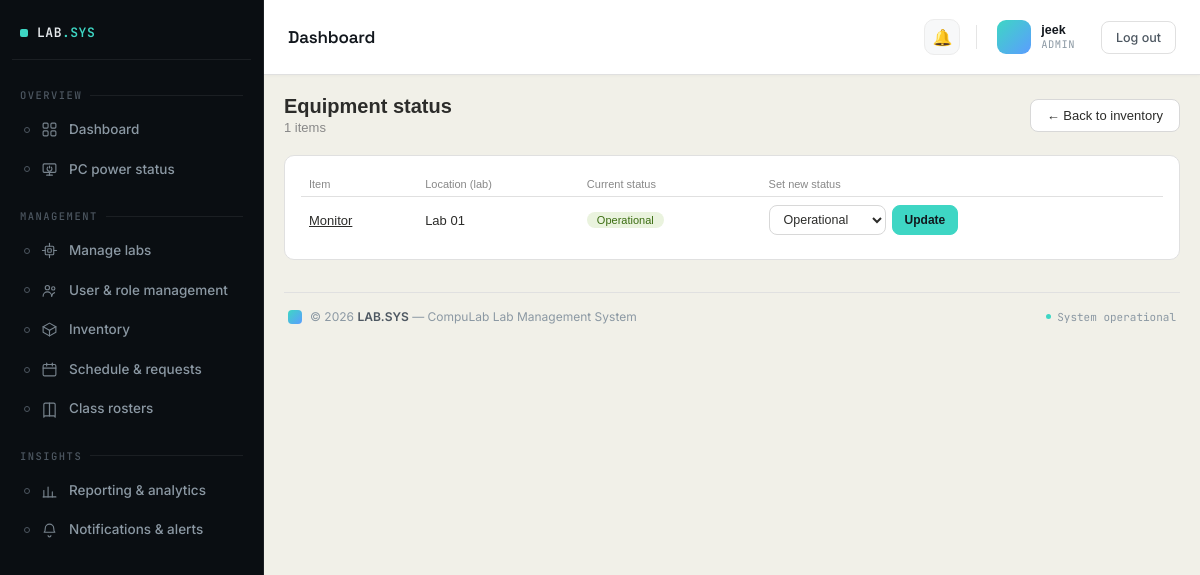
The page /labs/inventory/status/ (signed in) on the database its author committed.
### accounts/models.py (models this page shows, shortened)
class User(AbstractUser):
    ROLE_CHOICES = [
        ('admin', 'Admin'),
        ('incharge', 'Lab In-charge'),
        ('instructor', 'Instructor'),
        ('student', 'Student'),
    ]
    role = models.CharField(max_length=20, choices=ROLE_CHOICES, default='instructor')
    id_number = models.CharField(
        max_length=50, blank=True, default='',
        help_text='Student/Instructor ID — used to match this account to reservation requests and lab PC check-ins. Separate from the login username.'
    )
    assigned_lab = models.ForeignKey(
        'labs.Lab',
        null=True,
        blank=True,
        on_delete=models.SET_NULL,
        related_name='assigned_users'
    )
    email_notifications_enabled = models.BooleanField(default=True)

### labs/models.py (models this page shows, shortened)
class InventoryItem(models.Model):
    CONDITION = [
        ('good', 'Good'),
        ('fair', 'Fair'),
        ('needs_check', 'Needs Check'),
        ('faulty', 'Faulty'),
    ]
    STATUS = [
        ('operational', 'Operational'),
        ('under_repair', 'Under Repair'),
        ('retired', 'Retired'),
    ]
    name = models.CharField(max_length=200)
    category = models.CharField(max_length=100)
    quantity = models.PositiveIntegerField()
    condition = models.CharField(max_length=20, choices=CONDITION)
    status = models.CharField(max_length=20, choices=STATUS, default='operational')
    lab = models.ForeignKey(Lab, on_delete=models.CASCADE)
    last_checked = models.DateField(null=True, blank=True)

class Lab(models.Model):
    name = models.CharField(max_length=100)
    location = models.CharField(max_length=200, blank=True)
    opening_time = models.TimeField(
        default='07:00',
        help_text='Daily opening time, used as the capacity basis for utilization % in reports.'
    )
    closing_time = models.TimeField(
        default='21:00',
        help_text='Daily closing time, used as the capacity basis for utilization % in reports.'
    )

### labs/views.py (the view)
# urls.py: path('inventory/status/', views.InventoryStatusListView.as_view(), name='inventory_status_list'),
class InventoryStatusListView(RoleRequiredMixin, ListView):
    allowed_roles = ['admin', 'incharge']
    template_name = 'labs/inventory_status_list.html'
    context_object_name = 'items'
    def get_queryset(self):
        return InventoryItem.objects.select_related('lab').order_by('lab__name', 'name')

### accounts/context_processors.py (called while the page is built)
def sidebar_counts(request):
    if not request.user.is_authenticated:
        return {}
    return {
        'unread_notifications_count': Notification.objects.filter(
            user=request.user, read=False
        ).count(),
        'open_issues_count': Issue.objects.filter(status='open').count()
        if request.user.role in ['admin', 'incharge'] else 0,
    }

### accounts/mixins.py (called while the page is built)
    def dispatch(self, request, *args, **kwargs):
        if not request.user.is_authenticated:
            return self.handle_no_permission()
        if self.allowed_roles and request.user.role not in self.allowed_roles:
            raise PermissionDenied
        return super().dispatch(request, *args, **kwargs)

### compulab/templates/labs/inventory_status_list.html (shortened to what this page needs)
{% extends "base.html" %}
{% block content %}
<div class="page-header">
  <div>
    <h1>Equipment status</h1>
    <div class="sub">{{ items|length }} items</div>
  </div>
  <a href="{% url 'inventory' %}" class="action-btn">← Back to inventory</a>
</div>
<div class="card">
  <table class="table">
    <thead>
      <tr><th>Item</th><th>Location (lab)</th><th>Current status</th>{% if request.user.role == 'admin' or request.user.role == 'incharge' %}<th>Set new status</th>{% endif %}</tr>
    </thead>
    <tbody>
      {% for item in items %}
        <tr>
          <td><a href="{% url 'inventory_detail' item.pk %}">{{ item.name }}</a></td>
          <td>{{ item.lab.name }}</td>
          <td><span class="status-pill pill-{{ item.status }}">{{ item.get_status_display }}</span></td>
          {% if request.user.role == 'admin' or request.user.role == 'incharge' %}
            <td style="white-space:nowrap">
              <form method="post" action="{% url 'inventory_status_update' item.pk %}" style="display:flex; gap:6px;">
                <select name="status" class="form-control" style="width:auto; padding:6px 10px; font-size:12.5px;">
                  <option value="operational" {% if item.status == 'operational' %}selected{% endif %}>Operational</option>
                </select>
                <button type="submit" class="action-btn small primary">Update</button>
              </form>
            </td>
          {% endif %}
        </tr>
      {% empty %}
        <tr><td colspan="4"><p class="empty">No equipment recorded.</p></td></tr>
      {% endfor %}
    </tbody>
  </table>
</div>
{% endblock %}

### compulab/templates/dashboard/navbar.html (shortened to what this page needs)
<div class="topbar">
  <div class="topbar-title">{{ page_title|default:"Dashboard" }}</div>
  <div class="topbar-right">
    <div class="topbar-notif">
      <a href="{% url 'notifications' %}" title="Notifications">
        🔔
      </a>
    </div>
    <div class="topbar-user">
      <div class="avatar">
      </div>
      <div class="user-meta">
        <span class="user-name">{{ request.user.get_full_name|default:request.user.username }}</span>
        <span class="user-role">{{ request.user.role|default:"Admin" }}</span>
      </div>
    </div>
    <form method="post" action="{% url 'logout' %}" style="display:inline;">
      <button type="submit" class="btn">Log out</button>
    </form>
  </div>
</div>

### compulab/templates/base.html (style rules this page uses)
* { box-sizing: border-box; margin: 0; padding: 0; }
html, body { height: 100%; }
body { font-family: sans-serif; background: #f1f0e8; color: #2c2c2a; }
:root { --topbar-accent: #3ed6c4; --topbar-accent-tint: rgba(62,214,196,0.12); --topbar-ink-1: #12171d; --topbar-text-1: #4d5761; --topbar-text-2: #8b98a3; }
.card { background: white; border: 1px solid #e0e0e0; border-radius: 10px; padding: 16px; margin-bottom: 14px; }
.table { width: 100%; border-collapse: collapse; font-size: 13px; }
.table th { text-align: left; padding: 6px 8px; color: #888; font-weight: 500; border-bottom: 1px solid #e0e0e0; font-size: 11px; }
.table td { padding: 8px; border-bottom: 1px solid #f0f0f0; }
.table tr:last-child td { border-bottom: none; }
a { color: inherit; }
.page-header { display: flex; align-items: center; justify-content: space-between; margin-bottom: 20px; flex-wrap: wrap; gap: 12px; }
.page-header h1 { font-size: 20px; font-weight: 600; }
.page-header .sub { font-size: 13px; color: #888; margin-top: 2px; }
.action-btn { display: inline-flex; align-items: center; gap: 6px; padding: 8px 16px; border-radius: 8px; border: 1px solid #d8d8d8; background: #fff; color: #2c2c2a; font-size: 13px; font-weight: 500; text-decoration: none; cursor: pointer; }
.action-btn.primary { background: var(--topbar-accent); border-color: var(--topbar-accent); color: var(--topbar-ink-1); font-weight: 600; }
.action-btn.small { padding: 5px 12px; font-size: 12px; }
.status-pill { display: inline-block; padding: 2px 10px; border-radius: 10px; font-size: 11px; font-weight: 500; text-transform: capitalize; }
.pill-resolved, .pill-approved, .pill-online, .pill-good, .pill-low, .pill-activate, .pill-register, .pill-operational { background: #EAF3DE; color: #3B6D11; }
.form-control { width: 100%; padding: 9px 12px; border: 1px solid #d8d8d8; border-radius: 8px; font-size: 13px; font-family: inherit; background: #fff; color: #2c2c2a; }
.card form input[type="text"], .card form input[type="email"], .card form input[type="password"], .card form input[type="number"], .card form input[type="date"], .card form input[type="time"], .card form select, .card form textarea { width: 100%; padding: 9px 12px; border: 1px solid #d8d8d8; border-radius: 8px; font-size: 13px; font-family: inherit; background: #fff; color: #2c2c2a; }

### compulab/templates/dashboard/navbar.html (style rules this page uses)
.topbar { padding: 16px 24px; border-bottom: 1px solid #e0e0e0; background: white; display: flex; align-items: center; justify-content: space-between; box-shadow: 0 1px 3px rgba(18, 23, 29, 0.03); }
.topbar-title { font-family: 'Space Grotesk', sans-serif; font-size: 17px; font-weight: 600; letter-spacing: -0.01em; color: #12171d; }
.topbar-right { display: flex; align-items: center; gap: 16px; font-size: 13px; color: #555; }
.topbar-notif { position: relative; display: flex; align-items: center; }
.topbar-notif a { position: relative; display: flex; align-items: center; justify-content: center; width: 36px; height: 36px; border-radius: 10px; font-size: 16px; text-decoration: none; color: #4d5761; background: #f7f8f9; border: 1px solid #ececec; transition: background-color 0.15s ease, border-color 0.15s ease, transform 0.15s ease; }
.topbar-user { display: flex; align-items: center; gap: 10px; padding: 4px 10px 4px 4px; border-radius: 12px; transition: background-color 0.15s ease; }
.avatar { width: 34px; height: 34px; border-radius: 9px; background: linear-gradient(135deg, #3ed6c4, #5b9dff); color: #0a0e12; font-family: 'JetBrains Mono', monospace; font-size: 12px; font-weight: 700; display: flex; align-items: center; justify-content: center; flex-shrink: 0; }
.user-meta { display: flex; flex-direction: column; line-height: 1.25; }
.user-name { font-size: 12.5px; font-weight: 600; color: #12171d; white-space: nowrap; }
.user-role { font-size: 10.5px; font-family: 'JetBrains Mono', monospace; color: #8b98a3; text-transform: uppercase; letter-spacing: 0.04em; }
.btn { display: inline-flex; align-items: center; gap: 6px; padding: 8px 14px; border-radius: 8px; font-size: 12.5px; font-weight: 500; border: 1px solid #e0e0e0; background: white; cursor: pointer; text-decoration: none; color: #4d5761; font-family: 'Inter', sans-serif; transition: background-color 0.15s ease, border-color 0.15s ease, color 0.15s ease; }

### rows shown on the page
User: user.get_full_name "jeek", user.role "ADMIN"
InventoryItem: name "Monitor", lab.name "Lab 01", status "Operational"

### other values the page prints
{{ page_title|default:"Dashboard" }} "Dashboard"
{{ items|length }} "1"
